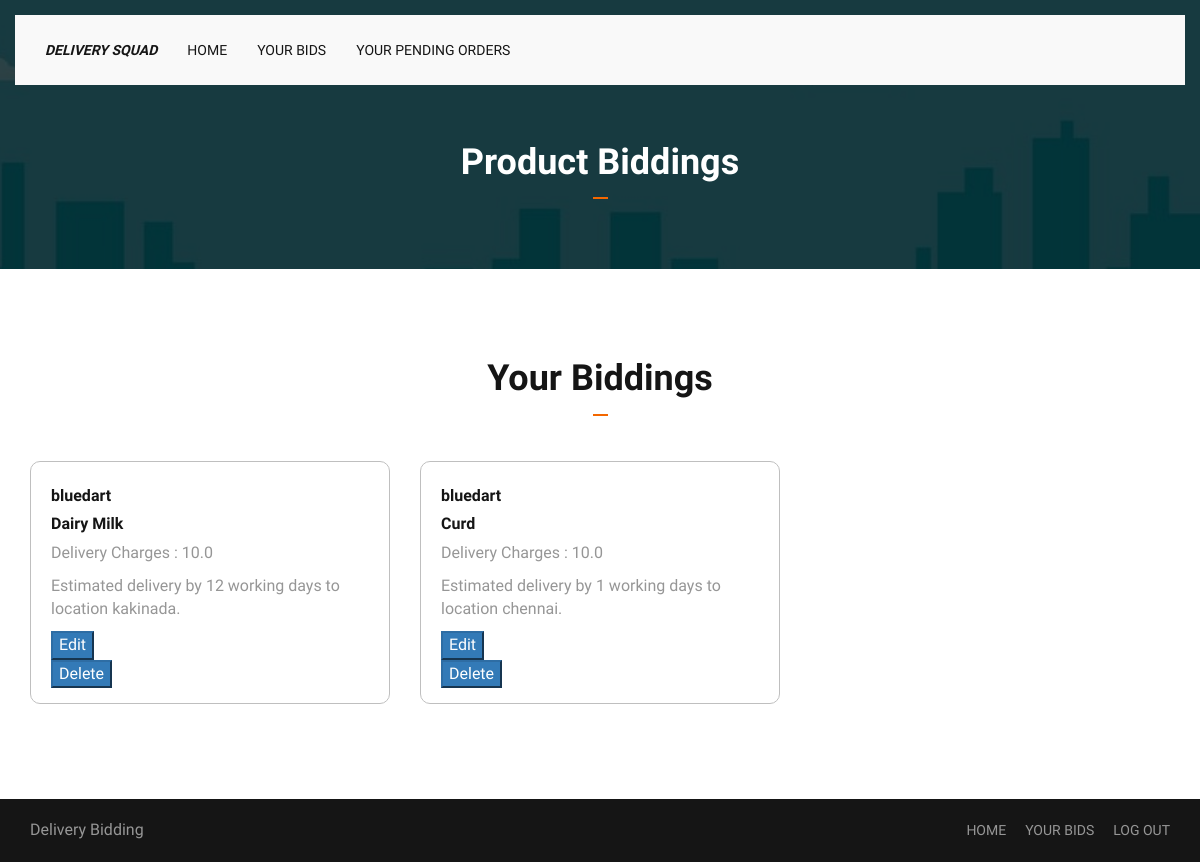
Screenshot of /user_bid_list/ (signed in) with the database file from the repository.
### bidding/models.py (models this page shows, shortened)
class biddedAmount(models.Model):
    name = models.ForeignKey(User, on_delete=models.CASCADE)
    product = models.ForeignKey(Product, on_delete=models.CASCADE)
    days = models.PositiveIntegerField()
    cost = models.FloatField()
    location = models.CharField(max_length=150)
    class Meta:
        unique_together = ('product', 'name', 'location')

class Product(models.Model):
    prod_name = models.CharField(max_length=150)
    prod_id = models.IntegerField()
    description = models.TextField(max_length=264, blank=True)
    weight = models.PositiveIntegerField(default=2)
    def __str__(self):
        return self.prod_name

### bidding/views.py (the view)
# urls.py: path('user_bid_list/', views.user_bid_list, name='user_bid_list'),
def user_bid_list(request):
    bidded_list = biddedAmount.objects.filter(name=request.user)
    return render(request, 'bidding/user_bid_list.html', {'bidded_list': bidded_list})

### bidding/templates/bidding/user_bid_list.html (shortened to what this page needs)
{% extends "bidding/base.html" %}
{% load static %}
{% block content %}
    <div class="banner-area">
        <div class="bg-image bg-parallax overlay" style="background-image:url({% static 'img/blog-img.jpg' %});"></div>
        <div class="container">
            <div class="row">
                <div class="col-md-12 text-center"><br>
                    <h2 class="white-text title">Product Biddings</h2>
                </div>
            </div>
        </div>
    </div>
    <div id="events" class="section">
            <div class="container">
                <div class="row">
					<div class="section-header text-center">
						<h2 class="title">Your Biddings</h2>
					</div>
                    {% if bidded_list %}
                        {% for bidded in bidded_list %}
                            <div class="col-md-4">
                                <div class="event">
                                    <div class="event-content">
                                        <h4>{{ bidded.name }}</h4>
                                        <h4>{{ bidded.product }}</h4>
                                        <p>Delivery Charges : {{ bidded.cost }}</p>
                                        <p>Estimated delivery by {{ bidded.days }} working days to location {{ bidded.location }}.</p>
                                        <a href="{% url 'bidding:edit_bid_list' bidded.product_id    bidded.location %}"><button class="btn-primary">Edit</button></a><br>
                                        <a href="{% url 'bidding:delete_bid_list' bidded.product_id    bidded.location %}"><button class="btn-primary">Delete</button></a><br>
                                    </div>
                                </div>
                            </div>
                        {% endfor %}
                    {% endif %}
				</div>
			</div>
		</div>
{% endblock %}

### bidding/static/css/style.css (style rules this page uses)
body { color:#969696; font-size:16px; overflow-x:hidden; font-family: 'Cabin', sans-serif; }
h1,h2,h3,h4,h5,h6 { font-weight:700; color:#151515; font-family: 'Quicksand', sans-serif; }
h2 { font-size:36px; }
h4 { font-size:16px; }
a { color:#151515; -webkit-transition:0.2s color; transition:0.2s color; }
.white-text { color:#FFF; }
.section { position:relative; padding-top:80px; padding-bottom:80px; }
.section-header .title { font-family: 'Dancing Script', cursive; margin-top:0px; }
.title:after { content:""; display: block; width: 15px; height: 2px; background-color: #f36700; margin: 15px 0px 30px; }
.text-center .title:after { margin: 15px auto 30px; }
.bg-image { position:absolute; left:0; right:0; top:0; bottom:0; background-position: center; background-size:cover; z-index:-1; }
.bg-image.bg-parallax { background-attachment:fixed; }
.bg-image.overlay:after { content:""; position:absolute; left:0; right:0; top:0; bottom:0; opacity: 0.7; background-color:#000; }
.banner-area { position:relative; padding-bottom:40px; }
.event { position:relative; margin:15px 0px; }
.event .event-content { min-height: 160px; padding-left: 20px; }
.event-content { border: 1px solid #bfbfbf; padding: 15px; border-radius: 10px; }

### rows the page displays
biddedAmount: name "bluedart", product "Dairy Milk", cost "10.0", days "12", location "kakinada"
biddedAmount: name "bluedart", product "Curd", cost "10.0", days "1", location "chennai"
